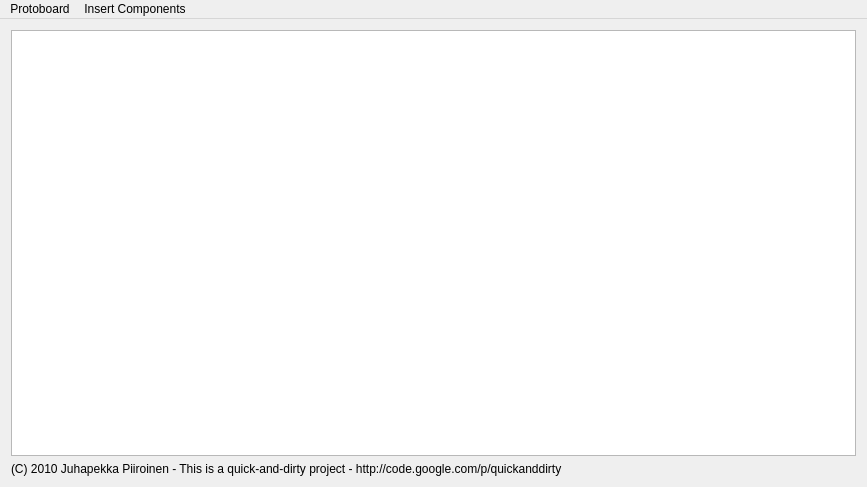
<?xml version="1.0" encoding="UTF-8"?>
<ui version="4.0">
 <class>MainWindow</class>
 <widget class="QMainWindow" name="MainWindow">
  <property name="geometry">
   <rect>
    <x>0</x>
    <y>0</y>
    <width>867</width>
    <height>487</height>
   </rect>
  </property>
  <property name="windowTitle">
   <string>Quick-and-Dirty Protoboard Designer</string>
  </property>
  <widget class="QWidget" name="centralWidget">
   <layout class="QVBoxLayout" name="verticalLayout">
    <item>
     <widget class="QGraphicsView" name="graphicsView"/>
    </item>
    <item>
     <widget class="QLabel" name="label">
      <property name="text">
       <string>(C) 2010 Juhapekka Piiroinen - This is a quick-and-dirty project - http://code.google.com/p/quickanddirty</string>
      </property>
     </widget>
    </item>
   </layout>
  </widget>
  <widget class="QMenuBar" name="menuBar">
   <property name="geometry">
    <rect>
     <x>0</x>
     <y>0</y>
     <width>867</width>
     <height>25</height>
    </rect>
   </property>
   <widget class="QMenu" name="menuProtoboard">
    <property name="title">
     <string>Protoboard</string>
    </property>
    <addaction name="actionPrint_Board"/>
    <addaction name="separator"/>
    <addaction name="actionSave_to_File"/>
    <addaction name="actionLoad_from_File"/>
   </widget>
   <widget class="QMenu" name="menuComponents">
    <property name="title">
     <string>Insert Components</string>
    </property>
    <addaction name="actionAdd_PDIP"/>
    <addaction name="actionResistor"/>
    <addaction name="actionTO92"/>
    <addaction name="actionTO220"/>
   </widget>
   <addaction name="menuProtoboard"/>
   <addaction name="menuComponents"/>
  </widget>
  <action name="actionPrint_Board">
   <property name="text">
    <string>Send board to Printer</string>
   </property>
  </action>
  <action name="actionSave_board_as_PNG">
   <property name="text">
    <string>Save board as PNG</string>
   </property>
  </action>
  <action name="actionSave_to_File">
   <property name="text">
    <string>Save to File</string>
   </property>
  </action>
  <action name="actionLoad_from_File">
   <property name="text">
    <string>Load from File</string>
   </property>
  </action>
  <action name="actionAdd_PDIP">
   <property name="text">
    <string>PDIP</string>
   </property>
  </action>
  <action name="actionResistor">
   <property name="text">
    <string>Resistor</string>
   </property>
  </action>
  <action name="actionTO92">
   <property name="text">
    <string>TO92</string>
   </property>
  </action>
  <action name="actionTO220">
   <property name="text">
    <string>TO220</string>
   </property>
  </action>
 </widget>
 <layoutdefault spacing="6" margin="11"/>
 <resources/>
 <connections/>
</ui>
